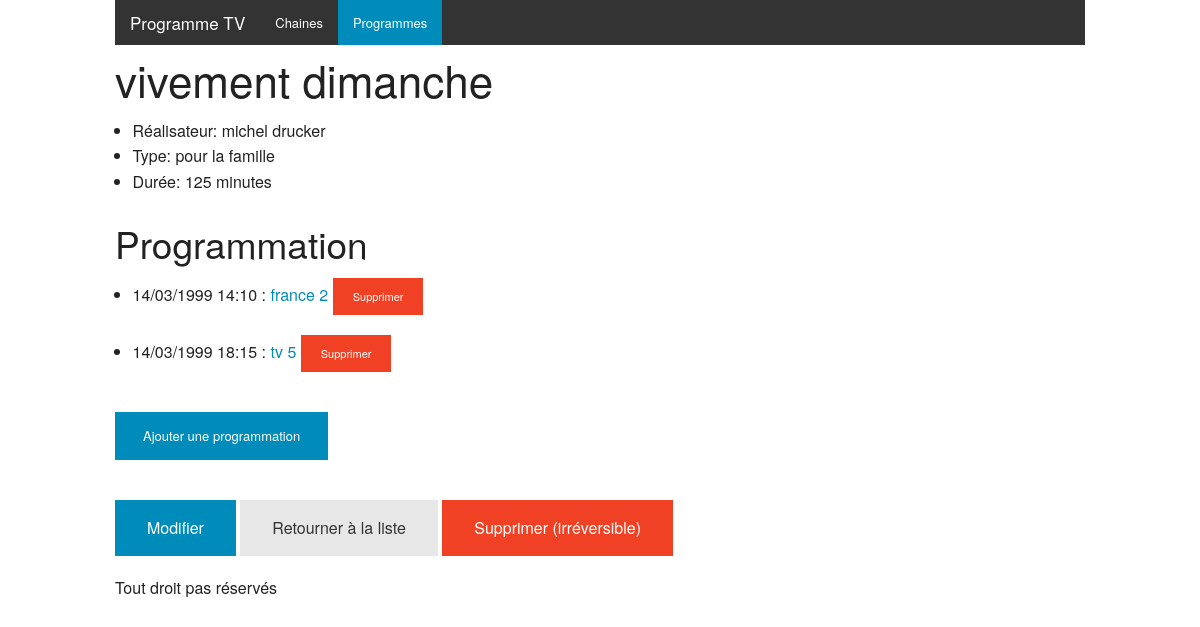
Screenshot of /programme/6 with the database file from the repository.
### tables this page shows
CREATE TABLE IF NOT EXISTS `programmes` (
  `programme_id` smallint(6) NOT NULL AUTO_INCREMENT,
  `realisateur_id` smallint(6) NOT NULL,
  `type_id` smallint(10) NOT NULL,
  `duree` smallint(6) NOT NULL,
  `nom_programme` varchar(25) NOT NULL,
  PRIMARY KEY (`programme_id`),
  KEY `fk_programm_realiseur_id` (`realisateur_id`),
  KEY `fk_programm_type_id` (`type_id`)
);

CREATE TABLE IF NOT EXISTS `realisateur` (
  `realisateur_id` smallint(6) NOT NULL AUTO_INCREMENT,
  `nom_realisateur` varchar(20) DEFAULT NULL,
  PRIMARY KEY (`realisateur_id`)
);

CREATE TABLE IF NOT EXISTS `type_diffusion` (
  `type_id` smallint(10) NOT NULL AUTO_INCREMENT,
  `libelle` varchar(15) NOT NULL,
  PRIMARY KEY (`type_id`)
);

CREATE TABLE IF NOT EXISTS `programmation` (
  `chaine_id` smallint(6) NOT NULL,
  `programme_id` smallint(6) NOT NULL,
  `date_diffusion` datetime NOT NULL,
  PRIMARY KEY (`chaine_id`,`programme_id`,`date_diffusion`),
  KEY `fk_programmation_programme_id` (`programme_id`)
);

CREATE TABLE IF NOT EXISTS `chaine` (
  `chaine_id` smallint(6) NOT NULL AUTO_INCREMENT,
  `nom_chaine` varchar(20) DEFAULT NULL,
  `adresse` varchar(20) NOT NULL,
  `code_postal` char(5) NOT NULL,
  `ville` varchar(30) NOT NULL,
  `telephone` char(14) NOT NULL,
  `chaine_cablee` bit(1) NOT NULL,
  `fax` char(14) DEFAULT NULL,
  PRIMARY KEY (`chaine_id`)
);

### autoload.php (called while the page is built, shortened)
<?php
function autoload($className) {
    $className = ltrim($className, '\\');
    $fileName = $namespace = '';
    if ($lastNsPos = strripos($className, '\\')) {
        $namespace = substr($className, 0, $lastNsPos);
        $className = substr($className, $lastNsPos + 1);
        $fileName = str_replace('\\', DIRECTORY_SEPARATOR, $namespace) . DIRECTORY_SEPARATOR;
    }
    $fileName .= str_replace('_', DIRECTORY_SEPARATOR, $className) . '.php';
}

### View/View.php (called while the page is built, shortened)
<?php
class View {
    private $file;
    public function __construct($folderName, $fileName) {
        $this->file = './View/' . $folderName . '/' . $fileName . 'View.php';
    }
    private function generateFile($file, $data) {
        if (file_exists($file)) {
            if (isset($data)) {
                extract($data);
                require $file;
                return ob_get_clean();
            }
        } else {
            throw new Exception($file . ' does not exists.');
        }
    }
    public function create($data) {
        $content = $this->generateFile($this->file, $data);
        $view = $this->generateFile(__DIR__ . '/layout.php', ['content' => $content]);
        return $view;
    }
}

### index.php (called while the page is built, shortened)
<?php
require_once 'autoload.php';
$router = new \Controller\Router();
$router->routeRequest();

### Model/Dao/Database.php (called while the page is built, shortened)
<?php
class Database {
    private $db;
    private function getDatabase() {
        if ($this->db == null) {
            try {
                $this->db = new PDO(self::DATASOURCE . ':host=' . self::HOST . ';port=' . self::PORT . ';dbname=' . self::DATABASE, self::LOGIN, self::PASSWORD);
                $this->db->setAttribute(PDO::ATTR_ERRMODE, PDO::ERRMODE_EXCEPTION);
            } catch (Exception $e) {
                exit($e->getTraceAsString());
            }
        }
        return $this->db;
    }
    public function read($query, array $parameters = [], callable $factory=null) {
        $db = $this->getDatabase();
        $stmt = $db->prepare($query);
        $stmt->execute($parameters);
        $result = [];
        if ($factory == null) {
            while ($line = $stmt->fetch()) {
                $result[] = $line;
            }
        } else {
            while ($line = $stmt->fetch()) {
                $object = $factory();
                $object->hydrate($line);
                $result[] = $object;
            }
        }
        return $result;
    }
}

### Model/Dao/ProgrammeDAO.php (called while the page is built, shortened)
<?php
class ProgrammeDAO {
    private $factoryProgrammeDTO;
    public function __construct(){
        $this->factoryProgrammeDTO = function() {
            return new ProgrammeDTO();
        };
    }
    public function find($id, $withJoin=false) {
        $result = Database::getInstance()->read('SELECT * FROM programmes WHERE programme_id = :id', array('id' => $id), $this->factoryProgrammeDTO);
        if (!empty($result)) {
            $result = $result[0];
            if ($withJoin) {
                $this->doJoin($result);
            }
            return $result;
        } else {
            return null;
        }
    }
    private function doJoin($programme) {
        $realisateurDAO = new RealisateurDAO();
        $programme->setRealisateurDTO($realisateurDAO->find($programme->getRealisateurId()));
        $typeDiffusionDAO = new TypeDiffusionDAO();
        $programme->setTypeDiffusionDTO($typeDiffusionDAO->find($programme->getTypeId()));
    }
}

### Model/Dto/Hydrator.php (called while the page is built, shortened)
<?php
trait Hydrator {
    public function hydrate($data) {
        foreach ($data as $key => $value) {
            $method = $this->getMethodName($key);
        }
    }
    private function getMethodName($name) {
        $parts = explode('_', $name);
        for ($i = 0, $c = count($parts) ; $i < $c ; $i++) {
            $parts[$i] = ucfirst($parts[$i]);
        }
        $name = implode('', $parts);
        $name = 'set' . $name;
        return $name;
    }
}

### Model/Dto/ProgrammeDTO.php (called while the page is built, shortened)
<?php
class ProgrammeDTO {
    private $programmeId;
    private $realisateurId;
    private $typeId;
    private $duree;
    private $nomProgramme;
    private $realisateurDTO;
    private $typeDiffusionDTO;
    public function getProgrammeId() {
        return $this->programmeId;
    }
    public function setProgrammeId($programmeId) {
        $this->programmeId = $programmeId;
    }
    public function getRealisateurId() {
        return $this->realisateurId;
    }
    public function setRealisateurId($realisateurId) {
        $this->realisateurId = $realisateurId;
    }
    public function getTypeId() {
        return $this->typeId;
    }
    public function setTypeId($typeId) {
        $this->typeId = $typeId;
    }
    public function getDuree() {
        return $this->duree;
    }
    public function setDuree($duree) {
        $this->duree = $duree;
    }
    public function getNomProgramme() {
        return $this->nomProgramme;
    }
    public function setNomProgramme($nomProgramme) {
        $this->nomProgramme = $nomProgramme;
    }
    public function getRealisateurDTO() {
        return $this->realisateurDTO;
    }
    public function setRealisateurDTO($realisateurDTO) {
        $this->realisateurDTO = $realisateurDTO;
    }
    public function getTypeDiffusionDTO() {
        return $this->typeDiffusionDTO;
    }
    public function setTypeDiffusionDTO($typeDiffusionDTO) {
        $this->typeDiffusionDTO = $typeDiffusionDTO;
    }
}

### Model/Dao/RealisateurDAO.php (called while the page is built, shortened)
<?php
class RealisateurDAO {
    private $factoryRealisateurDTO;
    public function __construct(){
        $this->factoryRealisateurDTO = function() {
            return new RealisateurDTO();
        };
    }
    public function find($id) {
        $result = Database::getInstance()->read('SELECT * FROM realisateur WHERE realisateur_id = :id', array('id' => $id), $this->factoryRealisateurDTO);
        if (!empty($result)) {
            return $result[0];
        } else {
            return null;
        }
    }
}

### Model/Dao/TypeDiffusionDAO.php (called while the page is built, shortened)
<?php
class TypeDiffusionDAO {
    private $factoryTypeDiffusionDTO;
    public function __construct(){
        $this->factoryTypeDiffusionDTO = function() {
            return new TypeDiffusionDTO();
        };
    }
    public function find($id) {
        $result = Database::getInstance()->read('SELECT * FROM type_diffusion WHERE type_id = :id', array('id' => $id), $this->factoryTypeDiffusionDTO);
        if (!empty($result)) {
            return $result[0];
        } else {
            return null;
        }
    }
}

### Model/Dto/RealisateurDTO.php (called while the page is built, shortened)
<?php
class RealisateurDTO {
    private $nomRealisateur;
    public function getNomRealisateur() {
        return $this->nomRealisateur;
    }
    public function setNomRealisateur($nomRealisateur) {
        $this->nomRealisateur = $nomRealisateur;
    }
}

### Model/Dto/TypeDiffusionDTO.php (called while the page is built, shortened)
<?php
class TypeDiffusionDTO {
    private $libelle;
    public function getLibelle() {
        return $this->libelle;
    }
    public function setLibelle($libelle) {
        $this->libelle = $libelle;
    }
}

### Model/Dao/ProgrammationDAO.php (called while the page is built, shortened)
<?php
class ProgrammationDAO {
    private $factoryProgrammationDTO;
    public function __construct(){
        $this->factoryProgrammationDTO = function() {
            return new ProgrammationDTO();
        };
    }
    public function findByProgramme($id, $withChaine=false) {
        $result = Database::getInstance()->read(
            'SELECT * FROM programmation WHERE programme_id = :programmeId ORDER BY date_diffusion',
            ['programmeId' => $id],
            $this->factoryProgrammationDTO
        );
        if ($withChaine) {
            $chaineDAO = new ChaineDAO();
        }
        return $result;
    }
}

### Model/Dto/ProgrammationDTO.php (called while the page is built, shortened)
<?php
class ProgrammationDTO {
    private $chaineId;
    public function getChaineId() {
        return $this->chaineId;
    }
    public function setChaineId($chaineId) {
        $this->chaineId = $chaineId;
    }
}

### View/programme/readView.php (the view, shortened to what this page needs)
<div class="columns small-12">
    <h1><?= $programme->getNomProgramme() ?></h1>
    <div class="row">
        <div class="columns small-12">
            <ul>
                <?php if ($programme->getRealisateurDTO() !== null): ?>
                    <li>Réalisateur: <?= $programme->getRealisateurDTO()->getNomRealisateur() ?></li>
                <?php endif; ?>
                <?php if ($programme->getTypeDiffusionDTO() !== null): ?>
                    <li>Type: <?= $programme->getTypeDiffusionDTO()->getLibelle() ?></li>
                <?php endif; ?>
                <li>Durée: <?= $programme->getDuree() ?> minutes</li>
            </ul>
        </div>
    </div>
    <div class="row">
        <div class="columns small-12">
            <h2>Programmation</h2>
            <ul>
                <?php foreach($programmations as $programmation): ?>
                    <li>
                        <?= $programmation->getDateDiffusion()->format('d/m/Y H:i') ?> :
                        <a href="/chaine/<?= $programmation->getChaineDTO()->getChaineId() ?>">
                            <?= $programmation->getChaineDTO()->getNomChaine() ?>
                        </a>
                        <?php $deleteHref = $programmation->getChaineId() . '/' . $programmation->getProgrammeId() . '/' . $programmation->getDateDiffusion()->format('Y-m-d\TH:i:s') ?>
                        <a href="/programmation/delete/<?= $deleteHref ?>/programme" class="tiny alert button">Supprimer</a>
                    </li>
                <?php endforeach; ?>
            </ul>
            <p>
                <a href="/programmation/create/programme/<?= $programme->getProgrammeId() ?>" class="button small">
                    Ajouter une programmation
                </a>
            </p>
        </div>
    </div>
    <div class="row">
        <div class="small-12 columns">
            <a href="/programme/update/<?= $programme->getProgrammeId() ?>" class="button">Modifier</a>
            <a href="/programmes" class="secondary button">Retourner à la liste</a>
            <a href="/programme/delete/<?= $programme->getProgrammeId() ?>" class="button alert">Supprimer (irréversible)</a>
        </div>
    </div>
</div>

### Controller/Router.php (shortened to what this page needs)
<?php
class Router {
    private $config;
    public function __construct() {
        $this->config = [
            new RouterConfig('/chaines', 'Chaine', 'list'),
            new RouterConfig('/chaine/create', 'Chaine', 'create'),
            new RouterConfig('/chaine/update', 'Chaine', 'update', ['id']),
            new RouterConfig('/chaine/delete', 'Chaine', 'delete', ['id']),
            new RouterConfig('/chaine', 'Chaine', 'read', ['id']),
            new RouterConfig('/programmes', 'Programme', 'list'),
            new RouterConfig('/programme/create', 'Programme', 'create'),
            new RouterConfig('/programme/update', 'Programme', 'update', ['id']),
            new RouterConfig('/programme/delete', 'Programme', 'delete', ['id']),
            new RouterConfig('/programme', 'Programme', 'read', ['id']),
            new RouterConfig('/programmation/create', 'Programmation', 'create', [], ['by', 'id']),
            new RouterConfig('/programmation/delete', 'Programmation', 'delete', ['chaineId', 'programmeId', 'dateDiffusion'], ['by']),
            new RouterConfig('/', 'Chaine', 'list'),
        ];
    }
    public function routeRequest() {
        $pathInfo = !empty($_SERVER['PATH_INFO']) ? $_SERVER['PATH_INFO'] : '/';
        foreach ($this->config as $config) {
            if ($config->path === '/' && $pathInfo !== '/' && $pathInfo !== '') {
                (new ErrorController())->notFoundAction($_SERVER['PATH_INFO']);
            } else {
                $strpos = strpos($pathInfo, $config->path);
                if ($strpos === 0) {
                    $params = $this->extractParameters($pathInfo, $config);
                    $paramCount = count($params);
                    $requiredCount = count($config->required);
                    $optionalCount = count($config->optional);
                    if ($requiredCount <= $paramCount && $paramCount <= $requiredCount + $optionalCount) {
                        $parameters = $this->generateControllerParameters($paramCount, $params, $config);
                        $this->launchController($config, $parameters);
                        break;
                    } else {
                        throw new Exception('The number of argument for controller ' . $config->path . ' ' .
                            '(=> ' . $config->controller . '.' . $config->action . ') is invalid.');
                    }
                }
            }
        }
    }
    public function extractParameters($pathInfo, $config) {
        if ($pathInfo === $config->path || $pathInfo === $config->path . '/') {
            return [];
        } else {
            $params = explode('/', substr($pathInfo, strlen($config->path)));
            array_shift($params);
            return $params;
        }
    }
    public function generateControllerParameters($paramCount, $params, $config) {
        $requiredCount = count($config);
        $parameters = [];
        for ($i = 0; $i < $paramCount; $i++) {
            $param = $params[$i];
            if ($i < $requiredCount) {
                $parameters[$config->required[$i]] = $param;
            } else {
                $parameters[$config->optional[$i - $requiredCount]] = $param;
            }
        }
        return $parameters;
    }
    public function launchController($config, $parameters) {
        $controllerName = '\\Controller\\' . $config->controller . 'Controller';
        if (class_exists($controllerName)) {
            $controller = new $controllerName();
            $actionName = $config->action . 'Action';
            if (method_exists($controller, $actionName)) {
                $controller->$actionName($parameters);
            } else {
                throw new Exception('The method ' . $controllerName . '.' . $actionName . ' does not exists.');
            }
        } else {
            throw new Exception('The controller ' . $controllerName . ' does not exists.');
        }
    }
}
class RouterConfig {
    public function __construct($path, $controller, $action, $required = [], $optional = []) {
        $this->path = $path;
        $this->controller = $controller;
        $this->action = $action;
        $this->required = $required;
        $this->optional = $optional;
    }
}

### rows the page displays
programmes: nom_programme "vivement dimanche", duree "125"
realisateur: nom_realisateur "michel drucker"
type_diffusion: libelle "pour la famille"
programmation: date_diffusion "14/03/1999 14:10", chaine.nom_chaine "france 2"
programmation: date_diffusion "14/03/1999 18:15", chaine.nom_chaine "tv 5"
